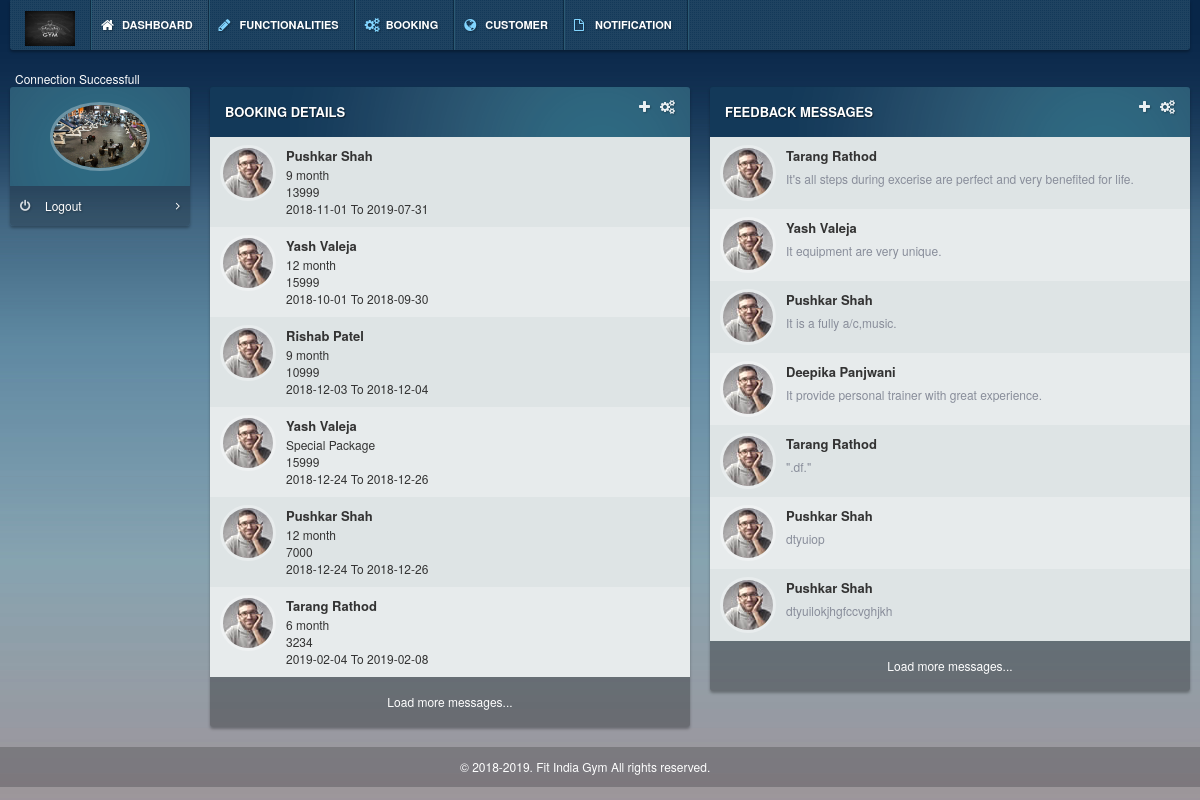
The app's page /admin/index.php with its own data.
### tables this page shows
CREATE TABLE `booking` (
  `B_id` int(11) NOT NULL,
  `P_id` int(11) NOT NULL,
  `C_id` int(11) NOT NULL,
  `Total_amount` int(5) NOT NULL,
  `Booking_date` date NOT NULL,
  `Booking_enddate` date NOT NULL,
  `booking_status` int(1) NOT NULL
);

CREATE TABLE `customer` (
  `C_id` int(11) NOT NULL,
  `F_name` varchar(15) NOT NULL,
  `L_name` varchar(15) NOT NULL,
  `Address` varchar(120) NOT NULL,
  `Email` varchar(30) NOT NULL,
  `Contact_no` varchar(13) NOT NULL,
  `Gender` tinyint(1) NOT NULL,
  `User_name` varchar(20) NOT NULL,
  `Password` varchar(20) NOT NULL,
  `Area_id` int(11) NOT NULL,
  `Create_date` date NOT NULL,
  `is_Admin` int(11) NOT NULL,
  `otp` int(8) NOT NULL,
  `otpused` int(8) NOT NULL,
  `status` int(3) NOT NULL
);

CREATE TABLE `package` (
  `P_id` int(11) NOT NULL,
  `P_name` varchar(15) NOT NULL,
  `P_description` varchar(350) NOT NULL,
  `Fac_id` int(11) NOT NULL,
  `P_price` int(5) NOT NULL
);

CREATE TABLE `feedback` (
  `F_id` int(11) NOT NULL,
  `C_id` int(11) NOT NULL,
  `F_description` varchar(150) NOT NULL,
  `Create_date` date NOT NULL
);

### admin/index.php (the view, shortened to what this page needs)
<?php
include("header.php");
?>
<?php
require_once('../config/connection.php');
?>
<!DOCTYPE html>
<html lang="en">
<head>
    <link href="css/stylesheets.css" rel="stylesheet" type="text/css">
</head>
<body class="bg-img-num1" data-settings="open">
        <div class="row">
            <div class="col-md-2">
                <div class="block block-drop-shadow">
                    <div class="user bg-default bg-light-rtl">
                        <div class="info">
                            <img src="interior.jpg" class="img-circle img-thumbnail"/>
                        </div>
                    </div>
                    <div class="content list-group list-group-icons">
                        <a href="logout.php" class="list-group-item"><span class="icon-off"></span>Logout<i class="icon-angle-right pull-right"></i></a>
                    </div>
                </div>
            </div>
            <div class="col-md-5">
                <div class="block block-drop-shadow">
                    <div class="head bg-default bg-light-rtl">
                        <h2>Booking details</h2>
                        <div class="side pull-right">
                            <ul class="buttons">
                                <li><a href="#"><span class="icon-plus"></span></a></li>
                                <li><a href="#"><span class="icon-cogs"></span></a></li>
                            </ul>
                        </div>
                    </div>
                    <div class="content list">
					<?php
						$sql1="select * from booking b join customer c join package p where b.C_id=c.C_id and b.P_id=p.P_id";
												$result1=mysqli_query($conn,$sql1);
						while($row1 = mysqli_fetch_array($result1))
						{
					?>
                        <div class="list-item">
                            <div class="list-info">
                                <img src="img/example/user/dmitry.jpg" class="img-circle img-thumbnail"/>
                            </div>
                            <div class="list-text">
                                <a href="#" class="list-text-name"> <?php echo $row1['F_name'] ." ". $row1['L_name'] ; ?> </a>
								<br />
                                <span> <?php echo $row1['P_name']; ?> </span> <br />
								<span> <?php echo $row1['Total_amount']; ?> </span> <br />
								<span> <?php echo $row1['Booking_date']." To ".$row1['Booking_enddate']; ?> </span>
                            </div>
                        </div>
						<?php
						}
					?>
                    </div>
                    <div class="footer tac">
                        <a href="#">Load more messages...</a>
                    </div>
                </div>
            </div>
            <div class="col-md-5">
                <div class="block block-drop-shadow">
                    <div class="head bg-default bg-light-rtl">
                        <h2>Feedback messages</h2>
                        <div class="side pull-right">
                            <ul class="buttons">
                                <li><a href="#"><span class="icon-plus"></span></a></li>
                                <li><a href="#"><span class="icon-cogs"></span></a></li>
                            </ul>
                        </div>
                    </div>
                    <div class="content list">
					<?php
						$sql="select * from feedback f join customer c where f.C_id=c.C_id";
												$result=mysqli_query($conn,$sql);
						while($row = mysqli_fetch_array($result))
						{
					?>
                        <div class="list-item">
                            <div class="list-info">
                                <img src="img/example/user/dmitry.jpg" class="img-circle img-thumbnail"/>
                            </div>
                            <div class="list-text">
                                <a href="#" class="list-text-name"><?php echo $row['F_name'] ." ". $row['L_name'] ; ?></a>
                                <p> <?php echo   $row['F_description']; ?> </p>
                            </div>
                        </div>
                       <?php
						}
					?>
                    </div>
                    <div class="footer tac">
                        <a href="#">Load more messages...</a>
                    </div>
                </div>
                </div>
</body>
</html>
<?php
include("footer.php");
?>

### admin/css/backgrounds.css (style rules this page uses)
.bg-img-num1 { background: url('../img/background/bg_num1.jpg') left top repeat-x #082648; }
.bg-light-rtl { background-image: url('../img/background/blight_rtl.png'); background-position: right top; background-repeat: no-repeat; }
.bg-dblue,.bg-default { background-color: #133959 !important; }

### records on screen
booking: C.F_name "Pushkar", C.L_name "Shah", P.P_name "9 month", Total_amount "13999", Booking_date "2018-11-01", Booking_enddate "2019-07-31"
booking: C.F_name "Yash", C.L_name "Valeja", P.P_name "12 month", Total_amount "15999", Booking_date "2018-10-01", Booking_enddate "2018-09-30"
booking: C.F_name "Rishab", C.L_name "Patel", P.P_name "9 month", Total_amount "10999", Booking_date "2018-12-03", Booking_enddate "2018-12-04"
booking: C.F_name "Yash", C.L_name "Valeja", P.P_name "Special Package", Total_amount "15999", Booking_date "2018-12-24", Booking_enddate "2018-12-26"
booking: C.F_name "Pushkar", C.L_name "Shah", P.P_name "12 month", Total_amount "7000", Booking_date "2018-12-24", Booking_enddate "2018-12-26"
booking: C.F_name "Tarang", C.L_name "Rathod", P.P_name "6 month", Total_amount "3234", Booking_date "2019-02-04", Booking_enddate "2019-02-08"
feedback: C.F_name "Tarang", C.L_name "Rathod", F_description "It's all steps during excerise are perfect and very benefited for life."
feedback: C.F_name "Yash", C.L_name "Valeja", F_description "It equipment are very unique."
feedback: C.F_name "Pushkar", C.L_name "Shah", F_description "It is a fully a/c,music."
feedback: C.F_name "Deepika", C.L_name "Panjwani", F_description "It provide personal trainer with great experience."
feedback: C.F_name "Tarang", C.L_name "Rathod", F_description "\".df.\""
feedback: C.F_name "Pushkar", C.L_name "Shah", F_description "dtyuiop"
feedback: C.F_name "Pushkar", C.L_name "Shah", F_description "dtyuilokjhgfccvghjkh"
